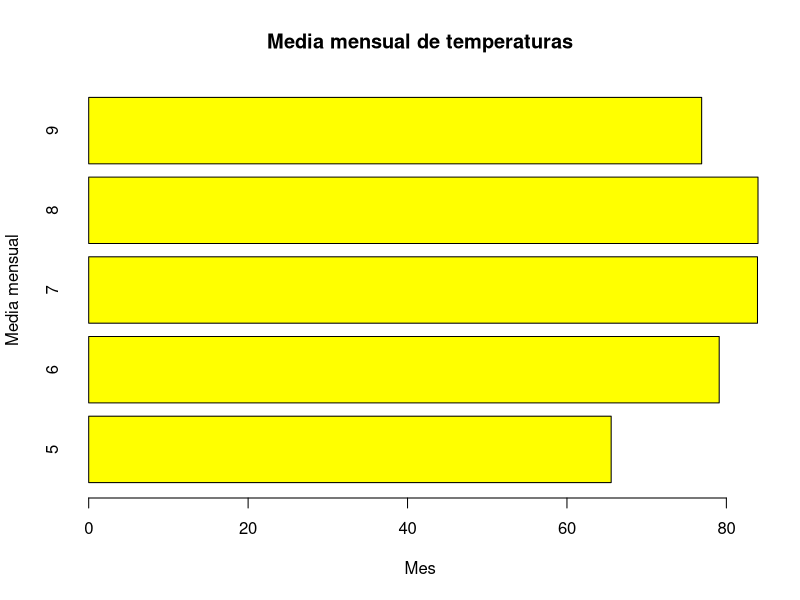
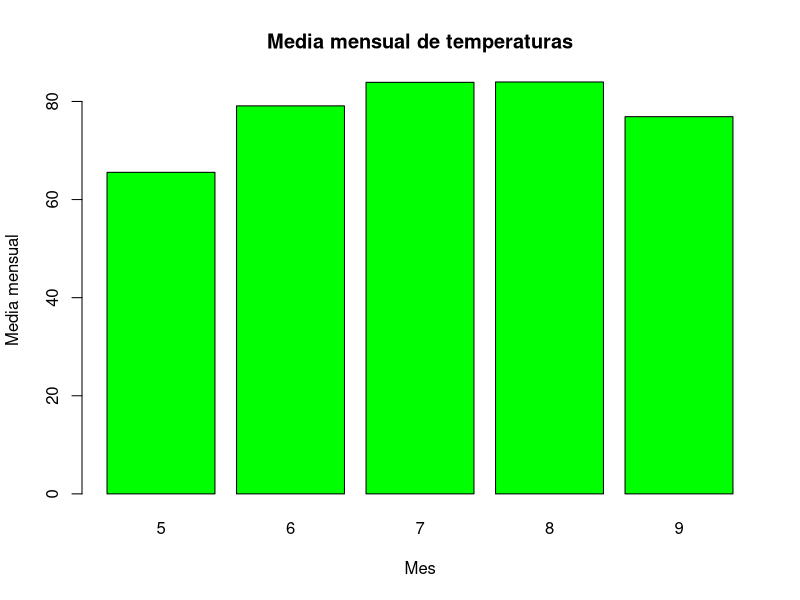
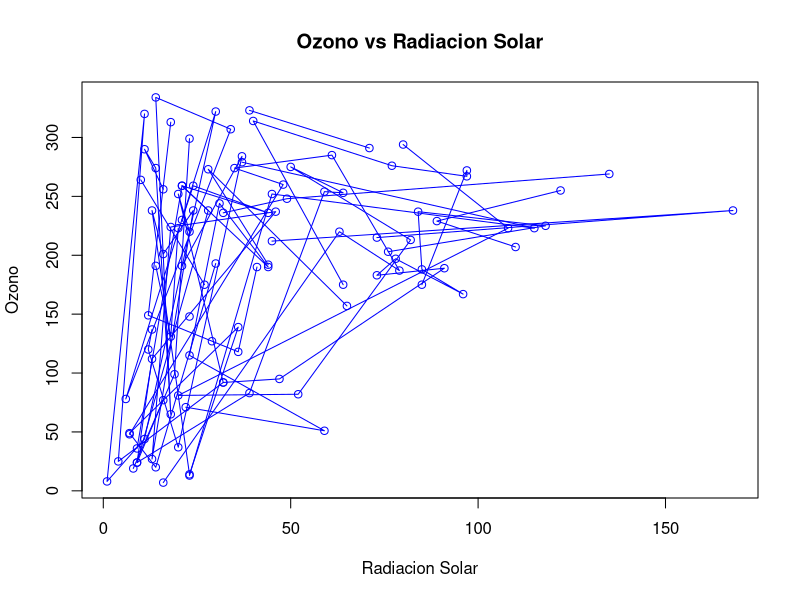

Generate these figures, in order, with R:
## ---- chunk 1
knitr::opts_chunk$set(echo = TRUE)
## ---- chunk 2
library(dplyr)
## ---- chunk 3
    data(airquality)
    airquality
## ---- chunk 4
    data<- summarize(group_by (airquality, Month), media_mesual = mean(Temp, na.rm = TRUE))
data 
## ---- chunk 5

    barplot(height = data$media_mesual,
    names.arg = data$Month,
    main = "Media mensual de temperaturas", 
    xlab = "Mes", horiz = TRUE, 
    ylab = "Media mensual",
    col = "yellow")

    barplot(height = data$media_mesual,
    names.arg = data$Month,
    main = "Media mensual de temperaturas",
    xlab = "Mes", horiz = FALSE,
    ylab = "Media mensual",
    col = "green")
## ---- chunk 6
    plot(x = airquality$Ozone, y = airquality$Solar.R,
    type = "o",
    main = "Ozono vs Radiacion Solar",
    xlab = "Radiacion Solar",
    ylab = "Ozono",
    col = "blue")
